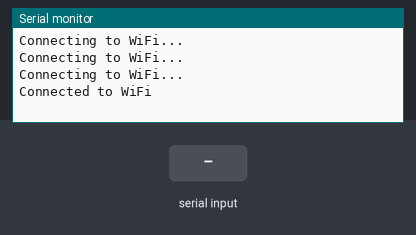
Recording of a sketch running on a simulated ESP8266 (NodeMCU). Parts: the last lines printed to the serial monitor. The inputs (shaded band) are chosen by the test bench. WiFi joins after 1.5 s; servers stay silent unless stated; uploads are accepted with an empty reply.

Above: at 2.7 s.
2.8 s: "90,45\n" received over Serial
At 4.0 s:
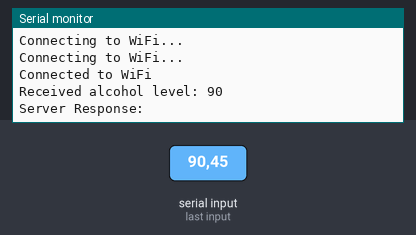
4.5 s: "30,150\n" received over Serial
At 4.66 s:
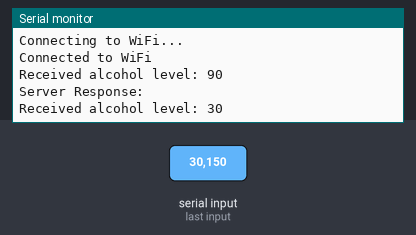

Measured:
- after the input at 2.8 s, the serial monitor: prints a new line at once (image 1)
- after the input at 4.5 s, the serial monitor: prints a new line at once (image 2)

The sketch:

bcc_esp.ino
```cpp
#include <ESP8266WiFi.h>
#include <ESP8266HTTPClient.h>

const char* ssid = "AKO IKAW"; // Change to your WiFi network's SSID
const char* password = "2444666667"; // Change to your WiFi network's password
const char* host = "192.168.45.230"; // Change to your server's IP or domain
const char* phpScript = "/bcc/send-data.php";

void setup() {
  Serial.begin(115200);
  delay(10);

  // Connect to your WiFi network
  WiFi.begin(ssid, password);
  while (WiFi.status() != WL_CONNECTED) {
    delay(500);
    Serial.println("Connecting to WiFi...");
  }
  Serial.println("Connected to WiFi");
}

void loop() {
  if (WiFi.status() == WL_CONNECTED) {
    if (Serial.available() > 0) {
      String dataReceived = Serial.readStringUntil('\n');
      int level = dataReceived.toInt();
      Serial.print("Received alcohol level: ");
      Serial.println(level);
      if(level > 0){
      String url = "http://" + String(host) + phpScript + "?data=" + String(level);
      WiFiClient client;
      HTTPClient http;

      if (http.begin(client, url)) {
        int httpCode = http.GET();

        if (httpCode > 0) {
          String payload = http.getString();
          Serial.println("Server Response: " + payload);
        } else {
          Serial.println("Error on HTTP request: " + http.errorToString(httpCode));
        }

        http.end();
      } else {
        Serial.println("Failed to connect to the server");
      }
      }else{
        Serial.println("No value");
      }
    }
  }
}
```
